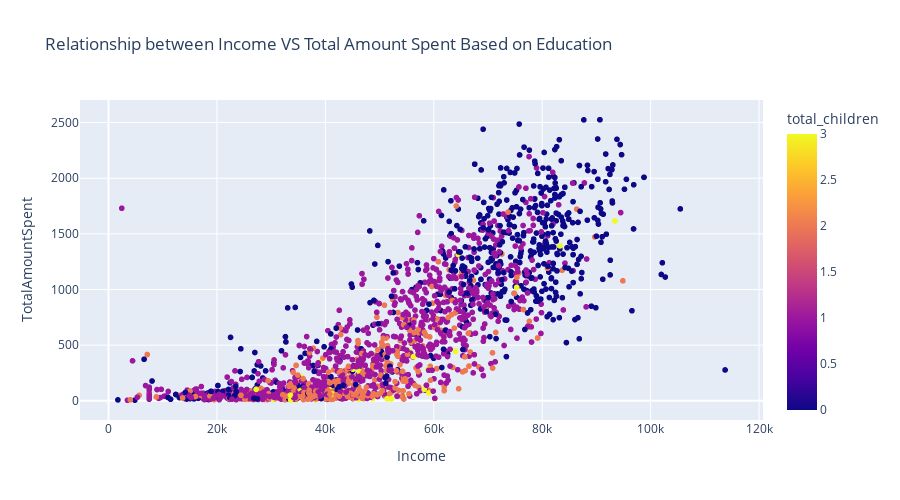

The code cell stored with this chart in its notebook:
### Code cell
fig = px.scatter(
    data_frame=df_cut,
    x = "Income",
    y= "TotalAmountSpent",
    title = "Relationship between Income VS Total Amount Spent Based on Education",
    color = "total_children",
    height=500
)
fig.show()

### Figure 1 — Plotly figure (JSON) as saved in the notebook; plotly's stock layout.template omitted (floating-point values rounded to 4 significant figures; data arrays with more than 128 entries replaced by an {"elided": "..."} marker saying what was removed)
{"data": [{"hovertemplate": "Income=%{x}<br>TotalAmountSpent=%{y}<br>total_children=%{marker.color}<extra></extra>", "legendgroup": "", "marker": {"color": {"elided": "2208 int values"}, "coloraxis": "coloraxis", "symbol": "circle"}, "mode": "markers", "name": "", "showlegend": false, "type": "scattergl", "x": {"elided": "2208 int values"}, "xaxis": "x", "y": {"elided": "2208 int values"}, "yaxis": "y"}], "layout": {"coloraxis": {"colorbar": {"title": {"text": "total_children"}}, "colorscale": [[0, "#0d0887"], [0.1111, "#46039f"], [0.2222, "#7201a8"], [0.3333, "#9c179e"], [0.4444, "#bd3786"], [0.5556, "#d8576b"], [0.6667, "#ed7953"], [0.7778, "#fb9f3a"], [0.8889, "#fdca26"], [1, "#f0f921"]]}, "height": 500, "legend": {"tracegroupgap": 0}, "title": {"text": "Relationship between Income VS Total Amount Spent Based on Education"}, "xaxis": {"anchor": "y", "domain": [0, 1], "title": {"text": "Income"}}, "yaxis": {"anchor": "x", "domain": [0, 1], "title": {"text": "TotalAmountSpent"}}}}
